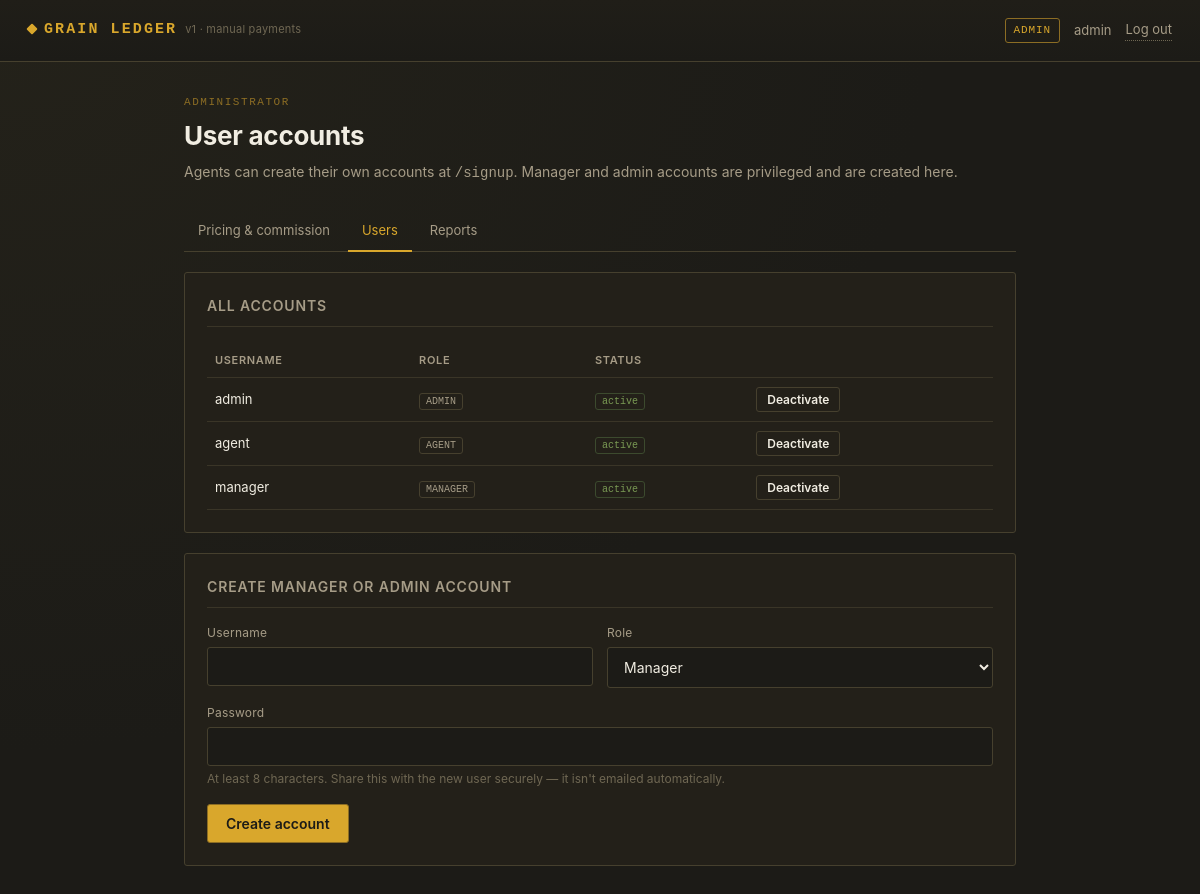
/admin/users (signed in), run on an earlier commit of the app's database.
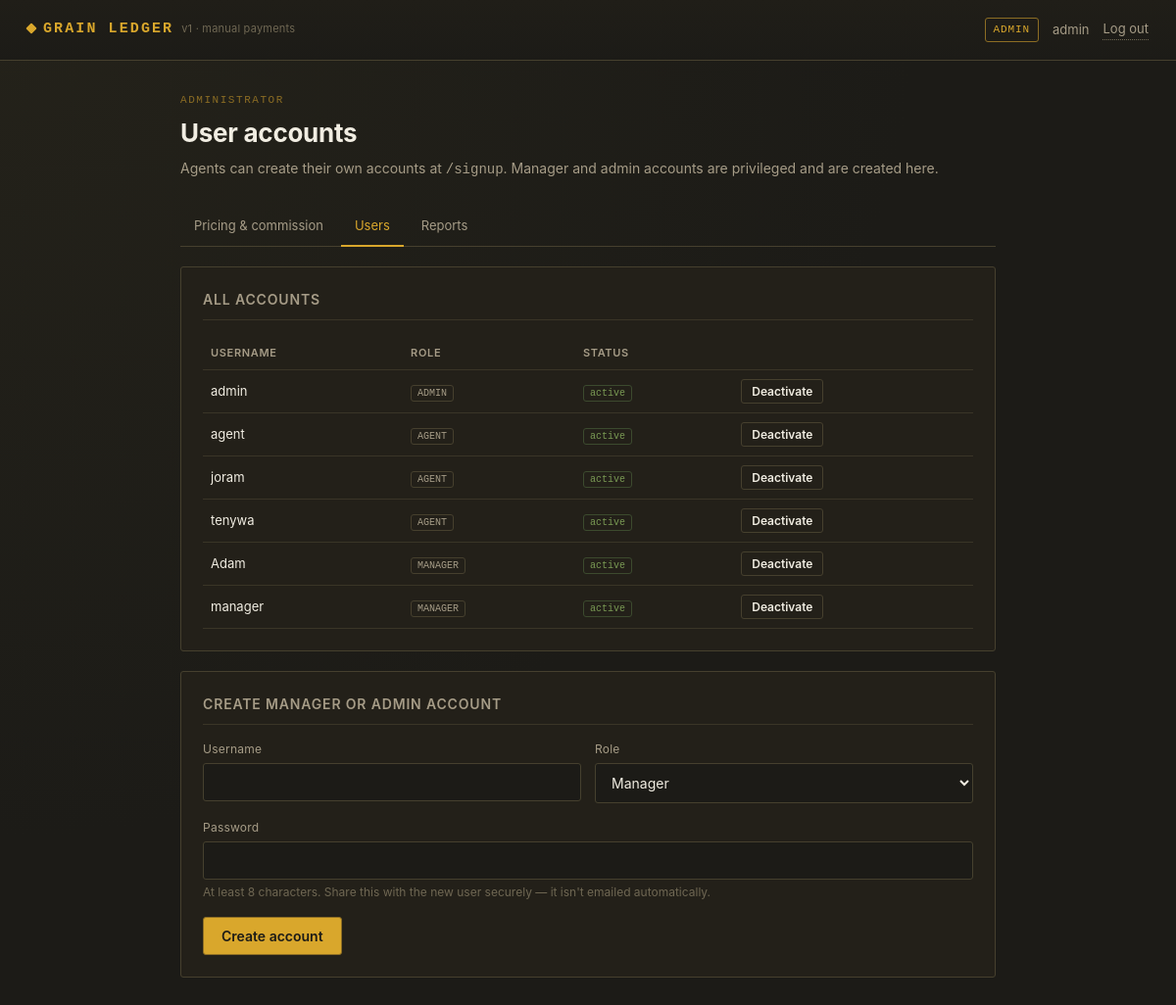
And on a later commit of the database.
### tables this page shows
CREATE TABLE users (
    id INTEGER PRIMARY KEY AUTOINCREMENT,
    username TEXT UNIQUE NOT NULL,
    password TEXT NOT NULL,
    role TEXT NOT NULL CHECK (role IN ('AGENT', 'MANAGER', 'ADMIN')),
    active INTEGER NOT NULL DEFAULT 1
);

### webapp.py (the view)
@flask_app.route("/admin/users", endpoint="admin_users")
@login_required("ADMIN")
def admin_users(user):
    users = auth.list_users()
    return render_template("admin_users.html", users=users)

### app/auth.py (called while the page is built)
def list_users():
    with get_connection() as conn:
        rows = conn.execute(
            "SELECT id, username, role, active FROM users ORDER BY role, username"
        ).fetchall()
    return [dict(r) for r in rows]

### app/database.py (called while the page is built)
@contextmanager
def get_connection(db_path: Path = DB_PATH):
    conn = sqlite3.connect(db_path)
    conn.execute("PRAGMA foreign_keys = ON")
    conn.row_factory = sqlite3.Row
    try:
        yield conn
        conn.commit()
    except Exception:
        conn.rollback()
        raise
    finally:
        conn.close()

### webapp.py (called while the page is built)
def current_user() -> CurrentUser | None:
    if "user_id" not in session:
        return None
    return CurrentUser(session["user_id"], session["username"], session["role"])

### web/templates/admin_users.html (shortened to what this page needs)
{% extends "base.html" %}
{% block content %}
<div class="page-head">
  <p class="eyebrow">Administrator</p>
  <h1>User accounts</h1>
  <p>Agents can create their own accounts at <code>/signup</code>. Manager and admin accounts are privileged and are created here.</p>
</div>
<div class="tabs">
  <a href="{{ url_for('admin_home') }}">Pricing &amp; commission</a>
  <a href="{{ url_for('admin_users') }}" class="active">Users</a>
  <a href="{{ url_for('reports_home') }}">Reports</a>
</div>
<section class="panel">
  <h2>All accounts</h2>
  <table class="config">
    <thead>
      <tr><th>Username</th><th>Role</th><th>Status</th><th></th></tr>
    </thead>
    <tbody>
      {% for u in users %}
      <tr>
        <td class="{{ '' if u.active else 'inactive-name' }}">{{ u.username }}</td>
        <td><span class="tag">{{ u.role }}</span></td>
        <td><span class="tag {{ 'active' if u.active else '' }}">{{ 'active' if u.active else 'inactive' }}</span></td>
        <td>
          <form method="post" action="{{ url_for('admin_toggle_user') }}" style="display:inline;">
            <button type="submit" class="secondary" style="padding: 4px 10px; font-size: 12px;">
              {{ 'Deactivate' if u.active else 'Activate' }}
            </button>
          </form>
        </td>
      </tr>
      {% endfor %}
    </tbody>
  </table>
</section>
<section class="panel">
  <h2>Create manager or admin account</h2>
  <form method="post" action="{{ url_for('admin_create_user') }}">
    <div class="field-row">
      <div class="field">
        <label for="new_username">Username</label>
        <input type="text" id="new_username" name="username" required>
      </div>
      <div class="field">
        <label for="new_role">Role</label>
        <select id="new_role" name="role" required>
          <option value="MANAGER">Manager</option>
        </select>
      </div>
    </div>
    <div class="field">
      <label for="new_password">Password</label>
      <input type="password" id="new_password" name="password" minlength="8" required>
      <p class="hint">At least 8 characters. Share this with the new user securely — it isn't emailed automatically.</p>
    </div>
    <button type="submit">Create account</button>
  </form>
</section>
{% endblock %}

What changed in the data, as far as the page shows it:
added users: username "joram", role "AGENT", active "active", active "Deactivate"
added users: username "tenywa", role "AGENT", active "active", active "Deactivate"
added users: username "Adam", role "MANAGER", active "active", active "Deactivate"
